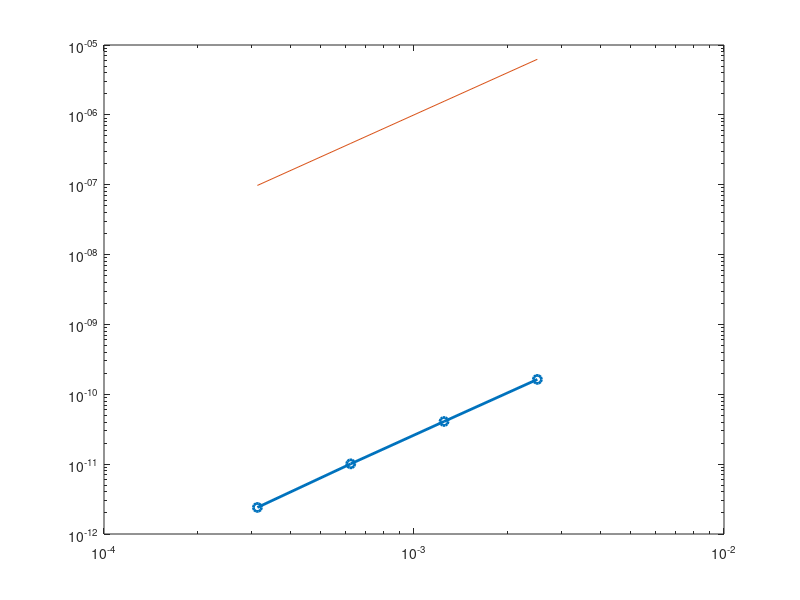

This figure's MATLAB source: (Note: this script raises an error after producing the figure.)
N=100;
maxE = 1.0e-9 * [0.1634 0.0408 0.0101 0.0024];
numPoints = N*[2^2 2^3 2^4 2^5];
deltaXs = 1./numPoints;

figure(1); clf();
loglog(deltaXs,maxE,'o-', 'LineWidth', 2)
hold on; 
loglog(deltaXs, deltaXs.^2, 'LineStyle', '-')

ax = gca;
ax.YAxis.FontSize = 13;
ax.XAxis.FontSize = 13;

title('Error by change in $\Delta x$','Interpreter','latex', 'FontSize', 24);
xlabel('$\Delta x$','Interpreter','latex', 'FontSize', 18)
ylabel('max error relative to a fine grid','Interpreter','latex', 'FontSize', 18)